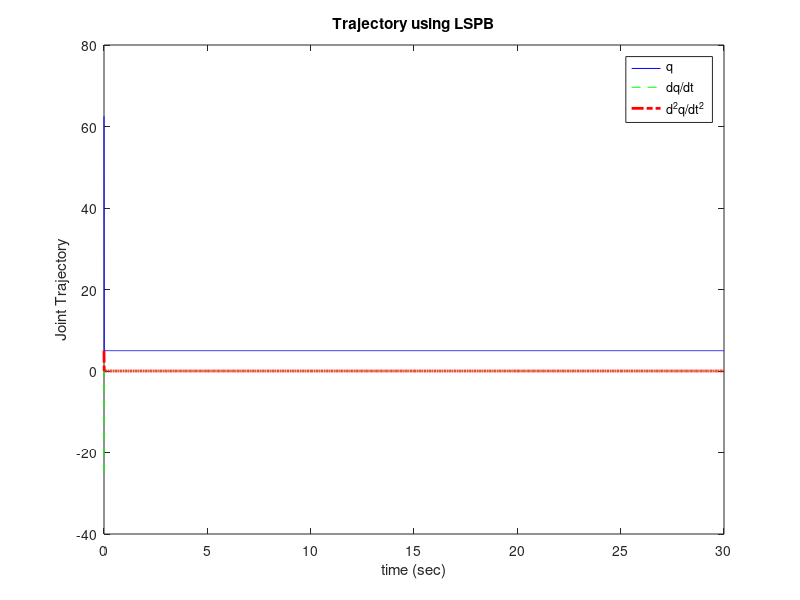

The MATLAB source for this figure:
clear all; close all; clc;
n = input('no of cycle: ');
ti = input('time interval: ');
tii = [];
q = [];
tb = [];

for i = 1:n + 2
    tii(i) = (i - 1) * ti;
end

disp(tii)
q(1) = input('initial theta: ');
q(n + 2) = input('final theta: ');

for i = 2:n + 1
    q(i) = input('enter the via points: ');
end

figure;

for i = 1:n + 1
    V = 25;
    tb(i) = (q(i) - q(i + 1) + V * tii(i + 1)) / V;
    Vmin = (q(i + 1) - q(i)) / tii(i + 1);
    disp(Vmin)
    a(1) = q(i);
    a(2) = 0;
    a(3) = V / (2 * tb(i));
    b(1) = q(i + 1) - (V * tii(i + 1)^2) / (2 * tb(i));
    b(2) = V * tii(i + 1) / tb(i);
    b(3) = -V / (2 * tb(i));
    
    t = linspace(tii(i), tii(i + 1), 500);
    
    q_i = (a(1) + a(2) * t + a(3) * t.^2).*(t <= tb(i)) + ...
        ((q(i + 1) + q(i) - V * tii(i + 1)) / 2 + V * t).*((t > tb(i)) - (t >= (tii(i + 1) - tb(i)))) + ...
        (b(1) + b(2) * t + b(3) * t.^2).*(t > (tii(i + 1) - tb(i)));
    qdot = (a(2) + 2 * a(3) * t).*(t <= tb(i)) + ...
           V.*((t > tb(i)) - (t >= (tii(i + 1) - tb(i)))) + ...
           (b(2) + 2 * b(3) * t).*(t > (tii(i + 1) - tb(i)));
    qddot = 2 * a(3) * (t <= tb(i)) + ...
            0 * ((t > tb(i)) - (t >= (tii(i + 1) - tb(i)))) + ...
            2 * b(3) * (t > (tii(i + 1) - tb(i)));
    plot(t, q_i, 'b-', t, qdot, 'g--', t, qddot, 'r-.', 'LineWidth', 2);
    hold on;
end

legend('q','dq/dt','d^2q/dt^2');
xlabel('time (sec)'); ylabel('Joint Trajectory');
title('Trajectory using LSPB');
